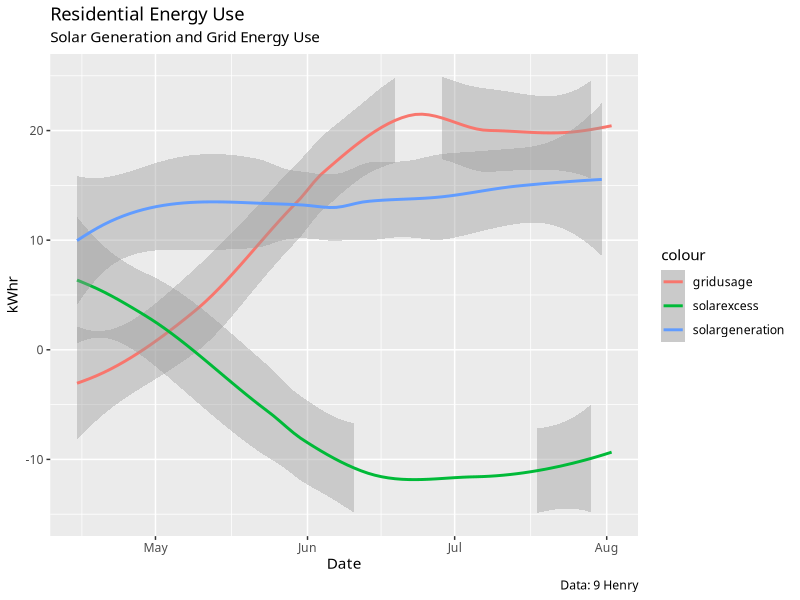
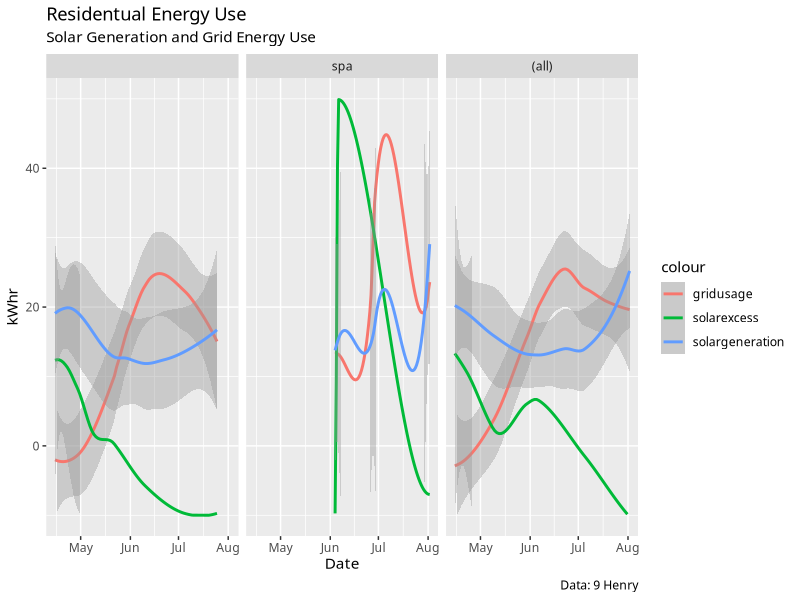

These figures' R source, in order:
# R Script to plot 9 Henry Court Solar and Energy Data

# Load libraries
library(ggplot2)
library(reshape2)
library(lubridate)
library(dplyr)

# Import raw data
energy <- read.csv(file="9-henry-energy.csv")
head(energy)
energy

# Format date column
cleandates <- as.Date(energy[,1], format="%d %b %y")
head(cleandates)

# Replace date column with well formed dates
energy[,1] <- cleandates
head(energy)
energy

# Calculate day deltas
energy <- mutate(energy, daydelta = energy$date - lag(energy$date, 1))
energy$daydelta <- as.numeric(energy$daydelta, units="days") # Convert from difftime to integer

# Zero columns
energy$fgkwh <- energy$fgkwh - 5605.7
energy$tokwh <- energy$tokwh - 7234.0
energy$solarkwh <- energy$solarkwh - 10302
summary(energy)

# Calculate daily deltas
energy <- mutate(energy, fgkwh = energy$fgkwh - lag(energy$fgkwh, 1))
energy <- mutate(energy, tokwh = energy$tokwh - lag(energy$tokwh, 1))
energy <- mutate(energy, solarkwh = energy$solarkwh - lag(energy$solarkwh, 1))
head(energy)
energy
energy <- mutate(energy, daydelta = energy$date - lag(energy$date, 1))
energy$daydelta <- as.numeric(energy$daydelta, units="days") # Convert from difftime to integer
energy <- mutate(energy, fgdelta = fgkwh / energy$daydelta, label = "fgdelta") #%>% round(.,1)
energy <- mutate(energy, todelta = tokwh / energy$daydelta, label = "todelta")
energy <- mutate(energy, solarusage = solarkwh / energy$daydelta, label = "solarusage")
head(energy)
energy

# Energy delta
energy <- mutate(energy, gridusage = (energy$fgkwh - energy$tokwh)/energy$daydelta) # Net grid energy into house
energy <- mutate(energy, solarexcess = (energy$solarkwh - energy$fgkwh)/energy$daydelta) # Solar sent to grid
energy <- mutate(energy, solargeneration = (energy$solarkwh)/energy$daydelta) # Solar generation

# Format Energy Use Plot
plot <- ggplot(data = energy, aes(x = date)) + 
scale_y_continuous(name="kWhr", limits=c(-15, 25)) +
geom_smooth(aes(x = date, y = gridusage, color = "gridusage")) + 
geom_smooth(aes(x = date, y = solarexcess, color = "solarexcess")) +
geom_smooth(aes(x = date, y = solarusage, color = "solargeneration")) +
theme(text=element_text(family="Tahoma"))
 
# Plot
plot + labs(title = "Residential Energy Use", subtitle = "Solar Generation and Grid Energy Use", x = "Date", y = "kWh", caption = "Data: 9 Henry")

# Format Energy Statistics Plot
plot2 <- ggplot(data = energy, aes(x = date)) + 
  scale_y_continuous(name="kWhr", limits=c(-10, 50)) +
  #geom_point(aes(y = gridusage, color = "gridusage")) + 
  #geom_point(aes(x = date, y = solarexcess, color = "solarexcess")) +
  #geom_point(aes(x = date, y = solarusage, color = "solargeneration")) +
  geom_smooth(aes(y = gridusage, color = "gridusage")) + 
  geom_smooth(aes(x = date, y = solarexcess, color = "solarexcess")) +
  geom_smooth(aes(x = date, y = solarusage, color = "solargeneration")) +
  facet_grid(. ~ usecase, margins = TRUE) +
  theme(text=element_text(family="Tahoma"))

# Plot
plot2 + labs(title = "Residentual Energy Use", subtitle = "Solar Generation and Grid Energy Use", x = "Date", y = "kWh", caption = "Data: 9 Henry")


